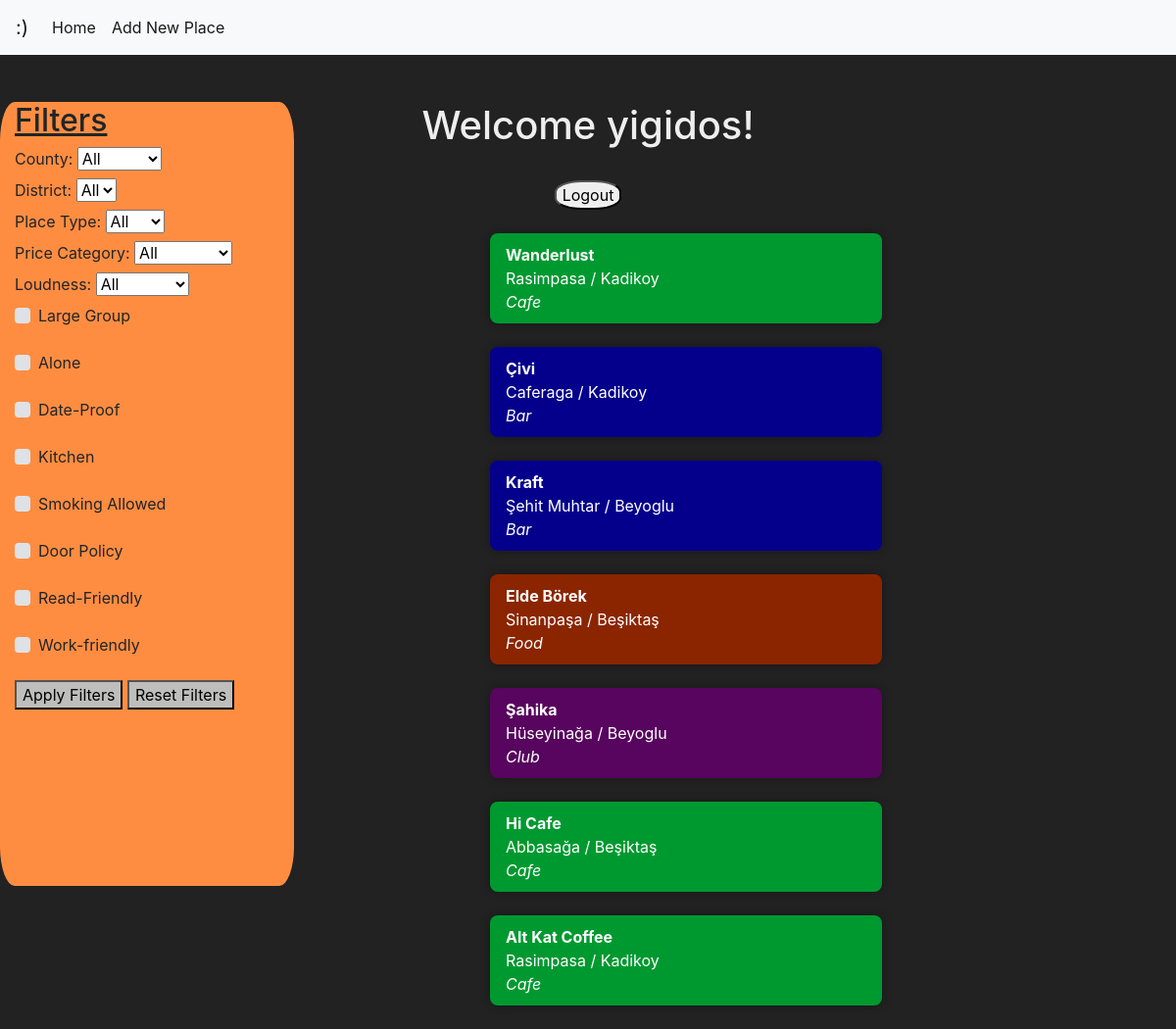
Page / (signed in) on the earlier database version.
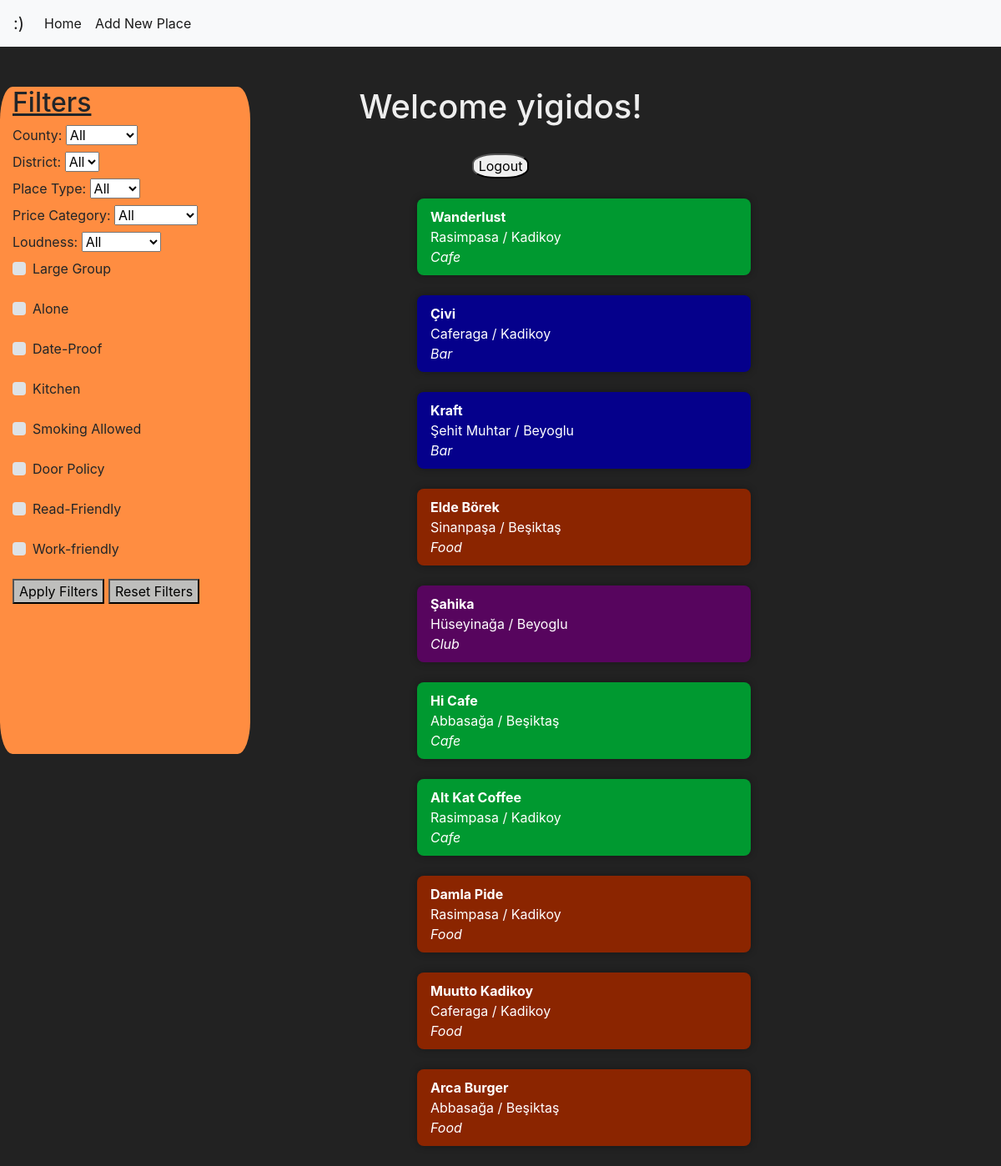
Same page on the later database version.
### advisor/models.py (models this page shows, shortened)
class PlaceInfo(models.Model):
    user = models.ForeignKey(User, on_delete=models.CASCADE)
    name = models.CharField(max_length=100)
    address = models.TextField(blank=True)
    city = models.CharField(max_length=100,default='Istanbul')
    county = models.CharField(max_length=100)
    district = models.CharField(max_length=100)
    TYPE_CHOICES = [
        ('Bar', 'Bar'),
        ('Club', 'Club'),
        ('Cafe', 'Cafe'),
        ('Food', 'Food'),
    ]
    place_type = models.CharField(
        max_length=10,
        choices=TYPE_CHOICES, # You can set a default value if needed
    )
    largegroup = models.BooleanField()
    alone = models.BooleanField()
    dateable = models.BooleanField()
    PRICE_CHOICES = [
        ('Cheap', 'Cheap'),
        ('Normal', 'Normal'),
        ('Expensive', 'Expensive'),
    ]
    price_category = models.CharField(
        max_length=10,
        choices=PRICE_CHOICES,
        default='Normal',  # You can set a default value if needed
    )
    kitchen = models.BooleanField()
    smoke = models.BooleanField()
    door_policy = models.BooleanField()
    readable = models.BooleanField(default=False)
    workable = models.BooleanField(default=False)
    LOUDNESS_CHOICES = [
        ('Silent', 'Silent'),
        ('Moderate', 'Moderate'),
        ('Loud', 'Loud'),
    ]
    loudness = models.CharField(
        max_length=10,
        choices=LOUDNESS_CHOICES,
        default='Moderate',  # You can set a default value if needed
    )
    comment = models.TextField(blank=True)
    created_at = models.DateTimeField(auto_now_add=True)
    slug = models.SlugField(unique=True, blank=True)

### advisor/views.py (the view)
# urls.py: path("", advisor.list_places, name="list_places"),
@login_required(login_url='auth/login/')
def list_places(request):
    qs = PlaceInfo.objects.all()
    distinct_counties = PlaceInfo.objects.values_list('county', flat=True).distinct()
    distinct_districts = PlaceInfo.objects.values_list('district', flat=True).distinct()
    context={
        "object_list":qs,
		"distinct_counties":distinct_counties,
		"distinct_districts":distinct_districts,
    }
    return render(request, "advisor/advisorhome.html", context=context)

### advisor/templates/advisor/advisorhome.html (shortened to what the changed rows need)
<!DOCTYPE html >
<html>
<head>
		<link rel="stylesheet" href="https://cdn.jsdelivr.net/npm/bootstrap@4.0.0/dist/css/bootstrap.min.css">
</head>
<body style="background-color: #222222;">
<div class="sidebar">
  <h2 style="margin-left: 5%;"><u>Filters</u></h2>
  <br>
</div>
	<center><h1 style="color: #eeeeee;">Welcome {{request.user}}!</h1></center>
	<br>
	{% if request.user.is_authenticated %}
    <br>
{% endif %}
  <div id='content-list' hx-get="list_places">
  <div style="margin: 0 25%;">
  {% for place in object_list %}
	{% if place.place_type == 'Bar' %}
  <a href="{% url 'place_detail' slug=place.slug %}">
  <div style="color: white;background-color:#05008b ;" class="content">
		<b>{{ place.name }}</b><br>
		{{ place.district }} / {{ place.county }}<br>
		<em>{{ place.place_type }}</em>
  </div></a>
  {% elif place.place_type == 'Cafe' %}
  <a href="{% url 'place_detail' slug=place.slug %}">
  <div style="color: white;background-color:#009930 ;" class="content">
	<b>{{ place.name }}</b><br>
	{{ place.district }} / {{ place.county }}<br>
	<em>{{ place.place_type }}</em>
</div></a>
  {% elif place.place_type == 'Club' %}
  <a href="{% url 'place_detail' slug=place.slug %}">
  <div style="color: white;background-color:#57055e ;" class="content">
	<b>{{ place.name }}</b><br>
	{{ place.district }} / {{ place.county }}<br>
	<em>{{ place.place_type }}</em>
</div></a>
  {% else %}
  <a href="{% url 'place_detail' slug=place.slug %}">
  <div style="color: white;background-color:#8b2500 ;" class="content">
	<b>{{ place.name }}</b><br>
	{{ place.district }} / {{ place.county }}<br>
	<em>{{ place.place_type }}</em>
</div></a>
{% endif %}
  <br>
  {% endfor %}
</div>
</div>
</body>
</html>

Differences in the rows shown:
added PlaceInfo: name "Damla Pide", district "Rasimpasa", county "Kadikoy", place_type "Food"
added PlaceInfo: name "Muutto Kadikoy", district "Caferaga", county "Kadikoy", place_type "Food"
added PlaceInfo: name "Arca Burger", district "Abbasağa", county "Beşiktaş", place_type "Food"
